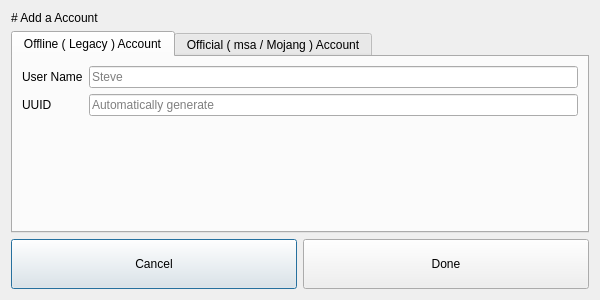
<?xml version="1.0" encoding="UTF-8"?>
<ui version="4.0">
 <class>AddAccDialog</class>
 <widget class="QDialog" name="AddAccDialog">
  <property name="geometry">
   <rect>
    <x>0</x>
    <y>0</y>
    <width>600</width>
    <height>300</height>
   </rect>
  </property>
  <property name="windowTitle">
   <string>Add a Account</string>
  </property>
  <property name="locale">
   <locale language="English" country="UnitedStates"/>
  </property>
  <layout class="QVBoxLayout" name="MainVLayout">
   <item>
    <widget class="QLabel" name="Title">
     <property name="text">
      <string># Add a Account</string>
     </property>
     <property name="textFormat">
      <enum>Qt::MarkdownText</enum>
     </property>
    </widget>
   </item>
   <item>
    <widget class="QTabWidget" name="TabWidget">
     <property name="currentIndex">
      <number>0</number>
     </property>
     <widget class="QWidget" name="LegacyTab">
      <attribute name="title">
       <string>Offline ( Legacy ) Account</string>
      </attribute>
      <layout class="QGridLayout" name="LegacyGLayout">
       <item row="1" column="0">
        <widget class="QLabel" name="UUIDLabel">
         <property name="text">
          <string>UUID</string>
         </property>
        </widget>
       </item>
       <item row="0" column="0">
        <widget class="QLabel" name="NameLabel">
         <property name="text">
          <string>User Name</string>
         </property>
        </widget>
       </item>
       <item row="1" column="1">
        <widget class="QLineEdit" name="NameEdit">
         <property name="placeholderText">
          <string>Automatically generate</string>
         </property>
        </widget>
       </item>
       <item row="0" column="1">
        <widget class="QLineEdit" name="UUIDEdit">
         <property name="placeholderText">
          <string>Steve</string>
         </property>
        </widget>
       </item>
       <item row="2" column="1">
        <spacer name="VSpacer1">
         <property name="orientation">
          <enum>Qt::Vertical</enum>
         </property>
         <property name="sizeHint" stdset="0">
          <size>
           <width>20</width>
           <height>40</height>
          </size>
         </property>
        </spacer>
       </item>
      </layout>
     </widget>
     <widget class="QWidget" name="MSTab">
      <attribute name="title">
       <string>Official ( msa / Mojang ) Account</string>
      </attribute>
      <layout class="QGridLayout" name="MSGLayout">
       <item row="1" column="0">
        <widget class="QLabel" name="PwdLabel">
         <property name="text">
          <string>Password</string>
         </property>
        </widget>
       </item>
       <item row="0" column="0">
        <widget class="QLabel" name="AccLabel">
         <property name="text">
          <string>Account</string>
         </property>
        </widget>
       </item>
       <item row="1" column="1">
        <widget class="QLineEdit" name="PwdEdit">
         <property name="text">
          <string/>
         </property>
        </widget>
       </item>
       <item row="0" column="1">
        <widget class="QLineEdit" name="AccEdit"/>
       </item>
       <item row="2" column="1">
        <spacer name="VSpacer2">
         <property name="orientation">
          <enum>Qt::Vertical</enum>
         </property>
         <property name="sizeHint" stdset="0">
          <size>
           <width>20</width>
           <height>40</height>
          </size>
         </property>
        </spacer>
       </item>
      </layout>
     </widget>
    </widget>
   </item>
   <item>
    <layout class="QHBoxLayout" name="MainHLayout">
     <item>
      <widget class="QPushButton" name="CancelBtn">
       <property name="minimumSize">
        <size>
         <width>100</width>
         <height>50</height>
        </size>
       </property>
       <property name="text">
        <string>Cancel</string>
       </property>
      </widget>
     </item>
     <item>
      <widget class="QPushButton" name="DoneBtn">
       <property name="minimumSize">
        <size>
         <width>100</width>
         <height>50</height>
        </size>
       </property>
       <property name="text">
        <string>Done</string>
       </property>
      </widget>
     </item>
    </layout>
   </item>
  </layout>
 </widget>
 <resources/>
 <connections/>
</ui>
